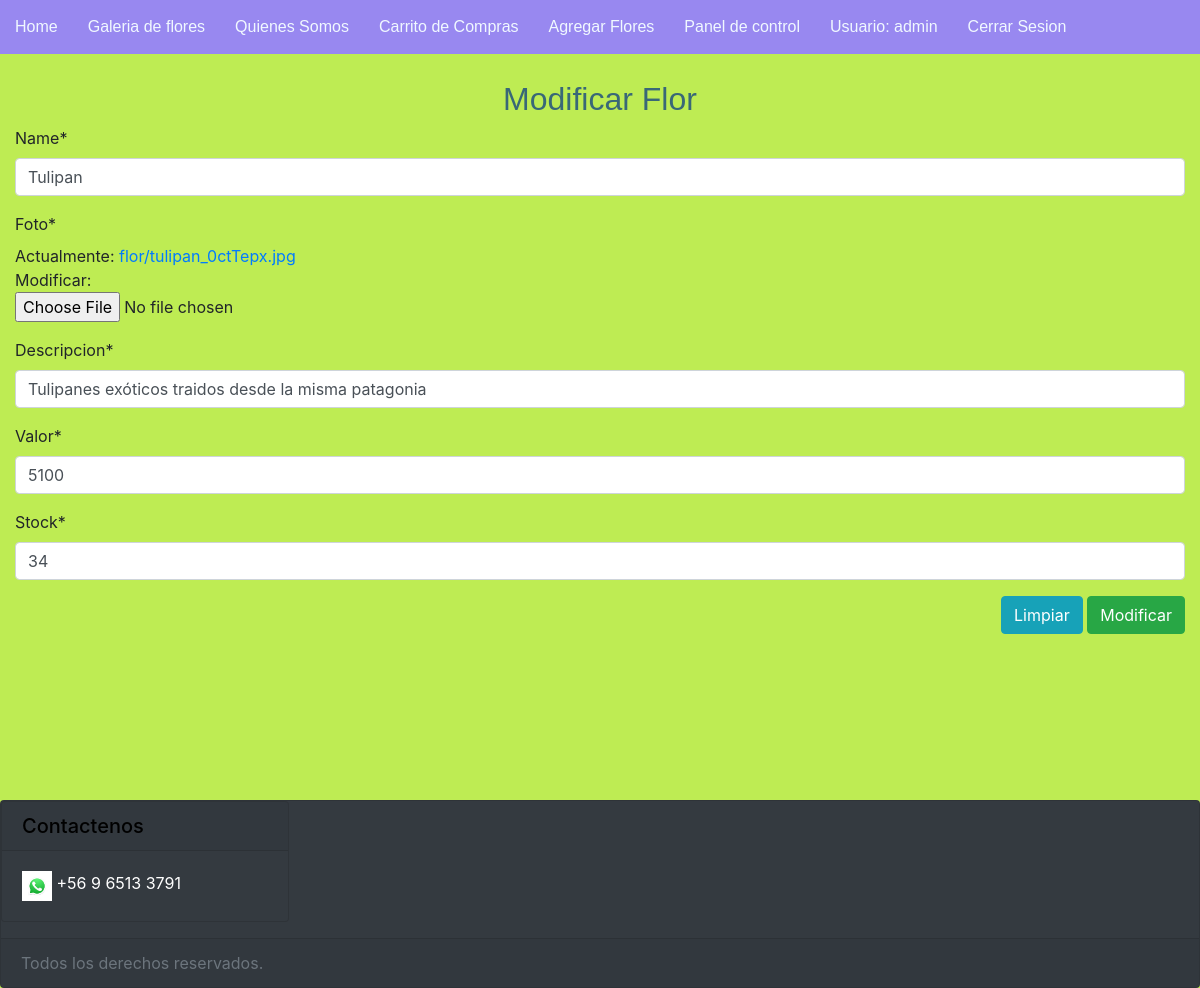
Page /modificar_flor/Tulipan/ (signed in) on the committed database.
### floreria/models.py (models this page shows, shortened)
class Flores(models.Model):
    name=models.CharField(max_length=100, primary_key=True)
    foto=models.ImageField(upload_to="flor",null=False)
    descripcion=models.TextField(max_length=300, null=False)
    valor=models.IntegerField(null=False)
    stock=models.IntegerField(null=False)

### floreria/views.py (the view)
# urls.py: path('modificar_flor/<id>/',modificar_flor,name='MODIFICA'),
@permission_required('floreria.change_flores')
def modificar_flor(request, id):
    flor = Flores.objects.get(name=id)
    data = {
        'form':FlorForm(instance=flor)
    }
    if request.method == 'POST':
        formulario = FlorForm(data=request.POST, instance=flor, files=request.FILES)
        if formulario.is_valid():
            formulario.save()
            data['msj'] = "Modificado correctamente"
        data['form'] = formulario
    return render(request, 'core/modificar_flor.html', data)

### floreria/forms.py
class FlorForm(ModelForm):
    name = forms.CharField(min_length=3, max_length=50)
    descripcion = forms.CharField(min_length=10,max_length=300)
    valor = forms.IntegerField(min_value=0,max_value=500000)
    stock = forms.IntegerField(min_value=0,max_value=99999)
    class Meta:
        model = Flores
        fields = ['name','foto','descripcion','valor','stock']

### floreria/templates/core/modificar_flor.html (shortened to what this page needs)
{% extends "core/base.html" %}
{% load crispy_forms_tags %}
{% block contenido %}
    <h2>Modificar Flor</h2>
    <form action="" method="POST" enctype="multipart/form-data">
        {{ form | crispy}}
    <div class="float-right">
        <input type="reset" value="Limpiar" class="btn btn-info">
        <input type="submit" value="Modificar" class="btn btn-success">
    </div>
    </form>
{% endblock contenido %}

### floreria/templates/core/base.html (shortened to what this page needs)
<!DOCTYPE html>
<html lang="en">
{% load pwa %}
{% load static %}
<head>
    <link rel="stylesheet" href="https://stackpath.bootstrapcdn.com/bootstrap/4.3.1/css/bootstrap.min.css"
>
    <link href="{% static 'core/css/estilos_floreria.css' %}" type="text/css" rel="stylesheet">
</head>
<body>
    <header>
        <nav>
            <ol>
                <li>
                    <a href="{% url 'HOME' %}"> Home</a>
                </li>
                <li>
                    <a href="{% url 'GALE' %}"> Galeria de flores</a>
                </li>
                <li>
                    <a href="{% url 'QUIEN' %}"> Quienes Somos</a>
                </li>
                {% if user.is_authenticated %}
                <li>
                    <a href="{% url 'SHOP' %}"> Carrito de Compras</a>
                </li>
                {% if user.is_superuser %}
                <li>
                    <a href="{% url 'AGREGAR' %}">Agregar Flores</a>
                </li>
                <li>
                    <a href="{% url 'ADMIN' %}">Panel de control</a>
                </li>
                {% endif %}
                <li>
                    <a href="#">Usuario: {{user.username}}</a>
                </li>
                <li>
                    <a href="{% url 'LOGOUT' %}"> Cerrar Sesion</a>
                </li>
                {% endif %}
            </ol>
        </nav>
    </header>
    <section>
        <div class="container">
            {% block contenido %}
            {% endblock contenido %}
        </div>
    </section>
    <footer>
        <div class="card text-white bg-dark">
            <div class="footer">
                <div class="card bg-light mb-3 text-white bg-dark " style="max-width: 18rem ;">
                    <h5 class="card-header">Contactenos</h5>
                    <div class="card-body">
                        <p class="card-text"><img src="{% static 'img/wsp.jpg' %} " width="30" height="30"
                                class="d-inline-block align-top" alt=""> +56 9 6513 3791</p>
                    </div>
                </div>
            </div>
            <div class="card-footer text-muted">Todos los derechos reservados.</div>
        </div>
    </footer>
</body>
</html>

### floreria/static/core/css/estilos_floreria.css (style rules this page uses)
* { margin: 0; padding: 0; }
.container { height: 600px; width: 1300px; max-width: 100%; }
ol, ul { list-style: none; }
header { width: 100%; position: fixed; z-index: 100; }
body { background-color: rgb(190, 236, 83); }
nav { background-color: rgb(152, 136, 240); width: 100%; overflow: auto; }
nav a { color: aliceblue; }
nav li { float: left; list-style: none; display: block; background-color: rgb(152, 136, 240); font-family: Arial, Helvetica, sans-serif; padding: 15px; }
h2 { color: rgb(57, 104, 119); font-family: Arial, Helvetica, sans-serif; text-align: center; }
section { padding-top: 80px; }
h5 { color: black; }
footer { padding-top: 10%; bottom: 100%; top: auto; }

### rows in the picture
Flores: name "Tulipan", descripcion "Tulipanes exóticos traidos desde la misma patagonia", valor "5100", stock "34"

### other values in the picture
{{ user.username }} "admin"
